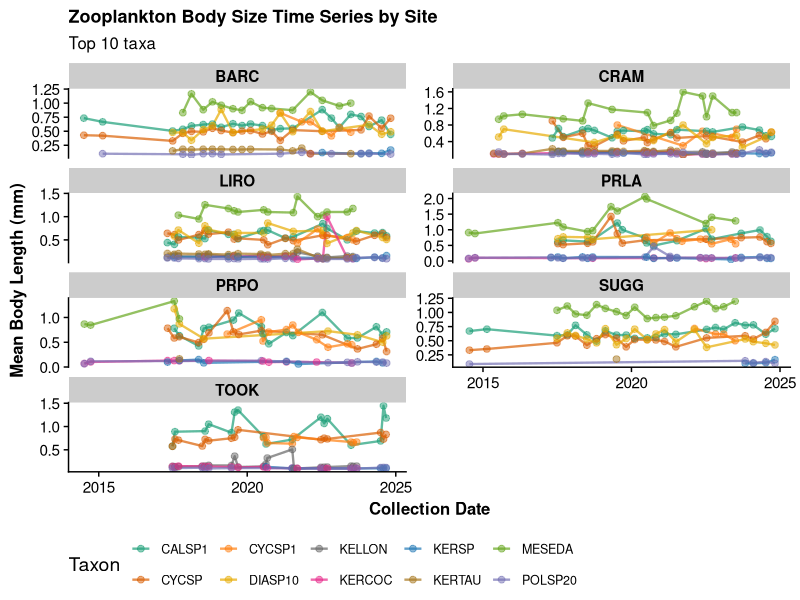
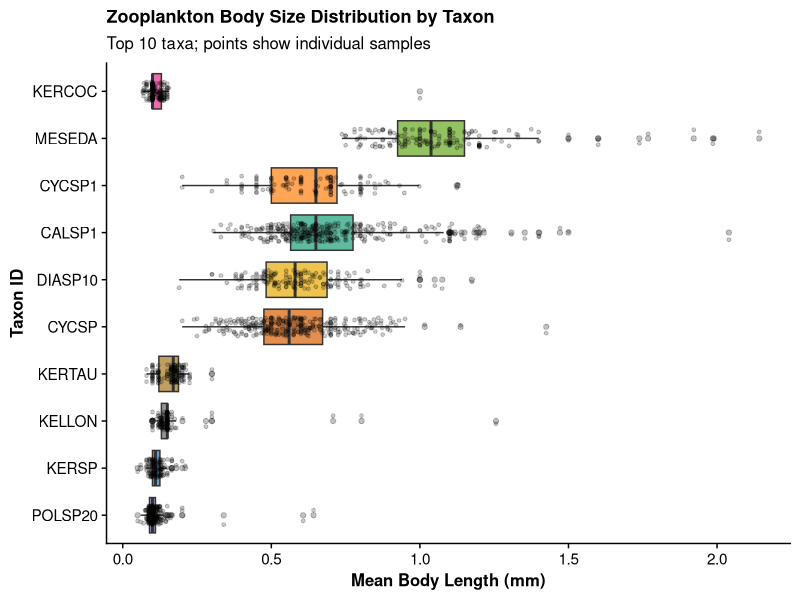
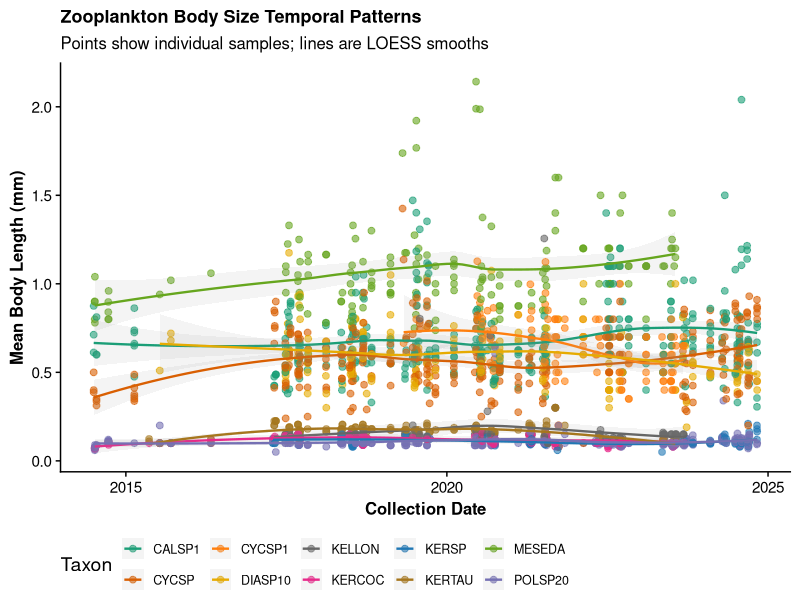
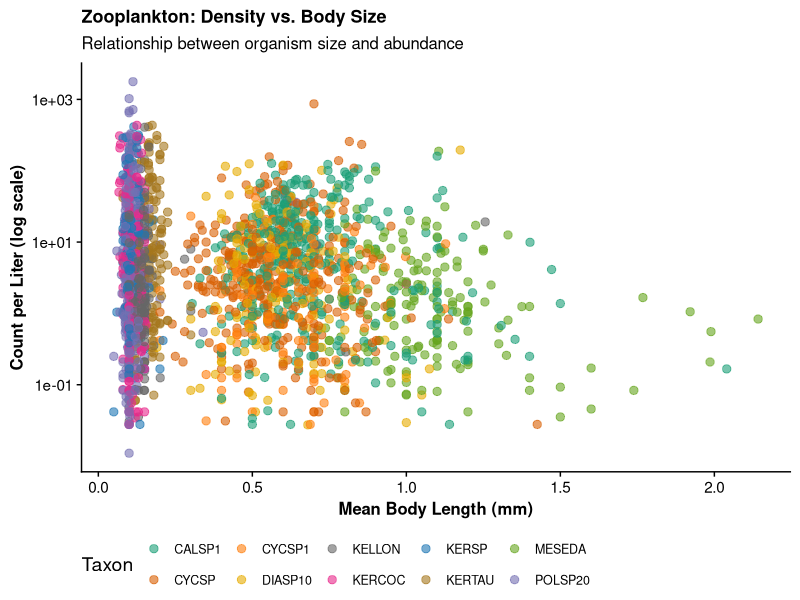
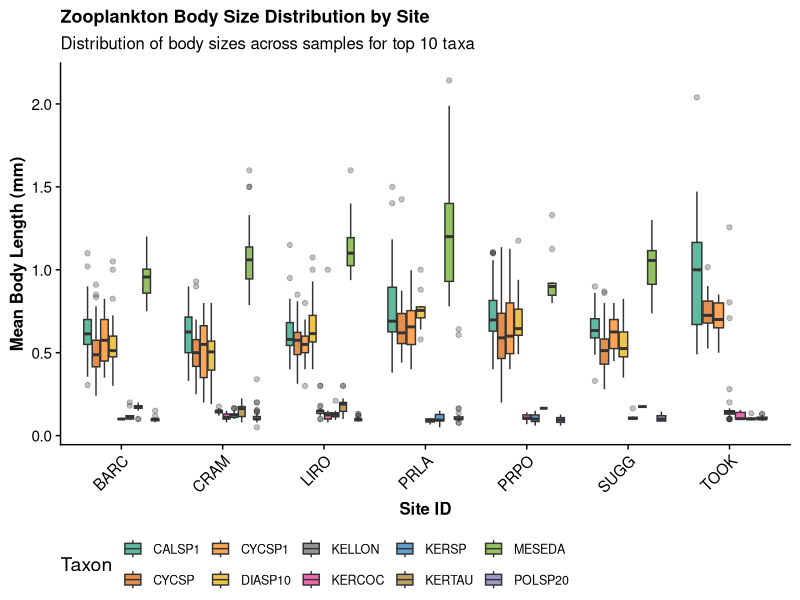
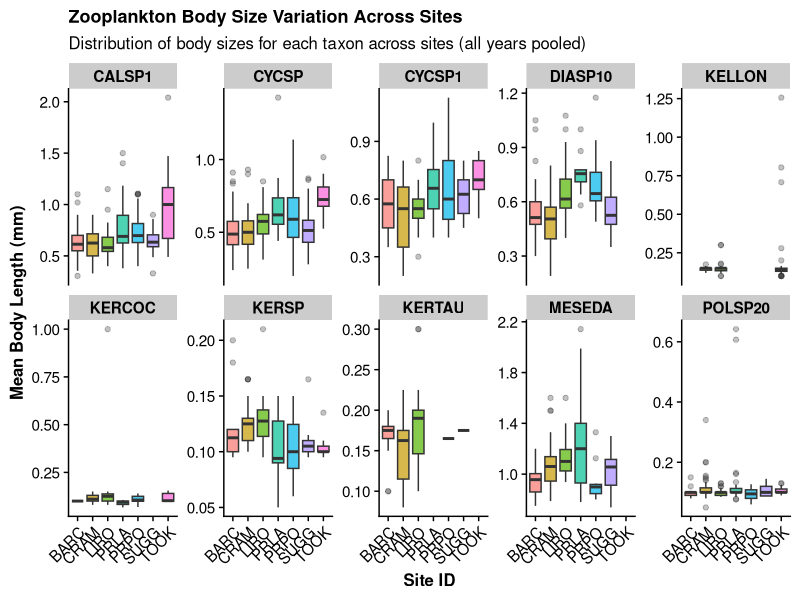

Reproduce these figures in R, in order.
# Zooplankton Body Size Data Visualization - ADULTS ONLY
# Purpose: Create visualizations of zooplankton body size patterns across sites and time
#          Using ADULTS ONLY (excludes nauplii/larvae to avoid life stage confounding)
# Date: 2026-05-02

# Load libraries
library(tidyverse)
library(readr)
library(ggplot2)
library(cowplot)

# Load the ADULTS-ONLY zooplankton body size summary data (2014-2026)
zoo_body_size_summary <- read_csv("data-processed/zooplankton_body_size_summary_adults_2014_2026.csv")

# Get the top 10 most abundant taxa for consistent visualization across plots
top_taxa <- zoo_body_size_summary |>
  group_by(taxonID) |>
  summarise(total_samples = n(), .groups = "drop") |>
  arrange(desc(total_samples)) |>
  head(10) |>
  pull(taxonID)

# Set up ggplot theme for consistency
theme_set(theme_cowplot() +
  theme(
    axis.text = element_text(size = 11),
    axis.title = element_text(size = 12, face = "bold"),
    strip.text = element_text(size = 11, face = "bold"),
    legend.position = "bottom",
    plot.title = element_text(size = 13, face = "bold", hjust = 0)
  ))

# Define color palette for taxa
taxa_colors <- colorRampPalette(c("#1b9e77", "#d95f02", "#7570b3", "#e7298a",
                                   "#66a61e", "#e6ab02", "#a6761d", "#666666",
                                   "#1f77b4", "#ff7f0e"))(length(top_taxa))
names(taxa_colors) <- top_taxa

# ============================================================================
# Plot 1: Time Series by Site
# ============================================================================
p1_data <- zoo_body_size_summary |>
  filter(taxonID %in% top_taxa) |>
  group_by(siteID, collectDate, taxonID) |>
  summarise(mean_body_length = mean(mean_body_length, na.rm = TRUE), .groups = "drop")

p1 <- ggplot(p1_data, aes(x = collectDate, y = mean_body_length, color = taxonID, group = taxonID)) +
  geom_line(alpha = 0.7, size = 0.8) +
  geom_point(alpha = 0.5, size = 2) +
  facet_wrap(~ siteID, scales = "free_y", ncol = 2) +
  scale_color_manual(values = taxa_colors, name = "Taxon") +
  labs(
    title = "Zooplankton Body Size Time Series by Site",
    x = "Collection Date",
    y = "Mean Body Length (mm)",
    subtitle = "Top 10 taxa"
  ) +
  theme(legend.text = element_text(size = 9))

ggsave("figures/zooplankton_timeseries_by_site_adults_2014_2026.png", p1, width = 14, height = 10, dpi = 300)
cat("✓ Saved: figures/zooplankton_timeseries_by_site_adults_2014_2026.png\n")

# ============================================================================
# Plot 2: Body Size Distribution by Taxon
# ============================================================================
p2_data <- zoo_body_size_summary |>
  filter(taxonID %in% top_taxa)

p2 <- ggplot(p2_data, aes(x = reorder(taxonID, mean_body_length, FUN = median),
                           y = mean_body_length, fill = taxonID)) +
  geom_boxplot(alpha = 0.7, outlier.alpha = 0.3) +
  geom_jitter(width = 0.2, alpha = 0.2, size = 1) +
  scale_fill_manual(values = taxa_colors, guide = "none") +
  coord_flip() +
  labs(
    title = "Zooplankton Body Size Distribution by Taxon",
    x = "Taxon ID",
    y = "Mean Body Length (mm)",
    subtitle = "Top 10 taxa; points show individual samples"
  )

ggsave("figures/zooplankton_body_size_distribution_adults_2014_2026.png", p2, width = 10, height = 7, dpi = 300)
cat("✓ Saved: figures/zooplankton_body_size_distribution_adults_2014_2026.png\n")

# ============================================================================
# Plot 3: Temporal Patterns (Body Size vs. Date)
# ============================================================================
p3_data <- zoo_body_size_summary |>
  filter(taxonID %in% top_taxa)

p3 <- ggplot(p3_data, aes(x = collectDate, y = mean_body_length, color = taxonID)) +
  geom_point(alpha = 0.6, size = 2) +
  geom_smooth(method = "loess", se = TRUE, alpha = 0.1, size = 0.8) +
  scale_color_manual(values = taxa_colors, name = "Taxon") +
  labs(
    title = "Zooplankton Body Size Temporal Patterns",
    x = "Collection Date",
    y = "Mean Body Length (mm)",
    subtitle = "Points show individual samples; lines are LOESS smooths"
  ) +
  theme(legend.text = element_text(size = 9))

ggsave("figures/zooplankton_temporal_patterns_adults_2014_2026.png", p3, width = 12, height = 7, dpi = 300)
cat("✓ Saved: figures/zooplankton_temporal_patterns_adults_2014_2026.png\n")

# ============================================================================
# Plot 4: Density vs. Body Size
# ============================================================================
p4_data <- zoo_body_size_summary |>
  filter(taxonID %in% top_taxa, !is.na(count_per_liter), count_per_liter > 0)

p4 <- ggplot(p4_data, aes(x = mean_body_length, y = count_per_liter, color = taxonID)) +
  geom_point(alpha = 0.6, size = 2.5) +
  scale_y_log10() +
  scale_color_manual(values = taxa_colors, name = "Taxon") +
  labs(
    title = "Zooplankton: Density vs. Body Size",
    x = "Mean Body Length (mm)",
    y = "Count per Liter (log scale)",
    subtitle = "Relationship between organism size and abundance"
  ) +
  theme(legend.text = element_text(size = 9))

ggsave("figures/zooplankton_density_vs_body_size_adults_2014_2026.png", p4, width = 11, height = 7, dpi = 300)
cat("✓ Saved: figures/zooplankton_density_vs_body_size_adults_2014_2026.png\n")

# ============================================================================
# Plot 5: Site Comparison (Box Plot - Distribution of Body Sizes)
# ============================================================================
p5_data <- zoo_body_size_summary |>
  filter(taxonID %in% top_taxa)

p5 <- ggplot(p5_data, aes(x = siteID, y = mean_body_length, fill = taxonID)) +
  geom_boxplot(alpha = 0.7, outlier.alpha = 0.3) +
  scale_fill_manual(values = taxa_colors, name = "Taxon") +
  labs(
    title = "Zooplankton Body Size Distribution by Site",
    x = "Site ID",
    y = "Mean Body Length (mm)",
    subtitle = "Distribution of body sizes across samples for top 10 taxa"
  ) +
  theme(legend.text = element_text(size = 9),
        axis.text.x = element_text(angle = 45, hjust = 1))

ggsave("figures/zooplankton_site_comparison_adults_2014_2026.png", p5, width = 12, height = 7, dpi = 300)
cat("✓ Saved: figures/zooplankton_site_comparison_adults_2014_2026.png\n")

# ============================================================================
# Plot 6: Body Size Variation Across Sites (by Taxon)
# ============================================================================
p6_data <- zoo_body_size_summary |>
  filter(taxonID %in% top_taxa)

p6 <- ggplot(p6_data, aes(x = siteID, y = mean_body_length, fill = siteID)) +
  geom_boxplot(alpha = 0.7, outlier.alpha = 0.3) +
  facet_wrap(~ taxonID, scales = "free_y", ncol = 5) +
  labs(
    title = "Zooplankton Body Size Variation Across Sites",
    x = "Site ID",
    y = "Mean Body Length (mm)",
    subtitle = "Distribution of body sizes for each taxon across sites (all years pooled)"
  ) +
  theme(legend.position = "none",
        axis.text.x = element_text(angle = 45, hjust = 1))

ggsave("figures/zooplankton_body_size_across_sites_adults_2014_2026.png", p6, width = 16, height = 10, dpi = 300)
cat("✓ Saved: figures/zooplankton_body_size_across_sites_adults_2014_2026.png\n")

# ============================================================================
# Summary
# ============================================================================
cat(paste(rep("=", 70), collapse = ""), "\n")
cat("Visualization Summary - Mean Body Size (2014-2026 data, ADULTS ONLY)\n")
cat(paste(rep("=", 70), collapse = ""), "\n")
cat("All plots saved to figures/ folder:\n")
cat("  1. zooplankton_timeseries_by_site_adults_2014_2026.png\n")
cat("  2. zooplankton_body_size_distribution_adults_2014_2026.png\n")
cat("  3. zooplankton_temporal_patterns_adults_2014_2026.png\n")
cat("  4. zooplankton_density_vs_body_size_adults_2014_2026.png\n")
cat("  5. zooplankton_site_comparison_adults_2014_2026.png\n")
cat("  6. zooplankton_body_size_across_sites_adults_2014_2026.png\n")
cat("\nNote: Nauplii (larvae) excluded from this analysis to avoid life stage confounding\n")
cat("\nTop 10 taxa visualized:\n")
print(top_taxa)
